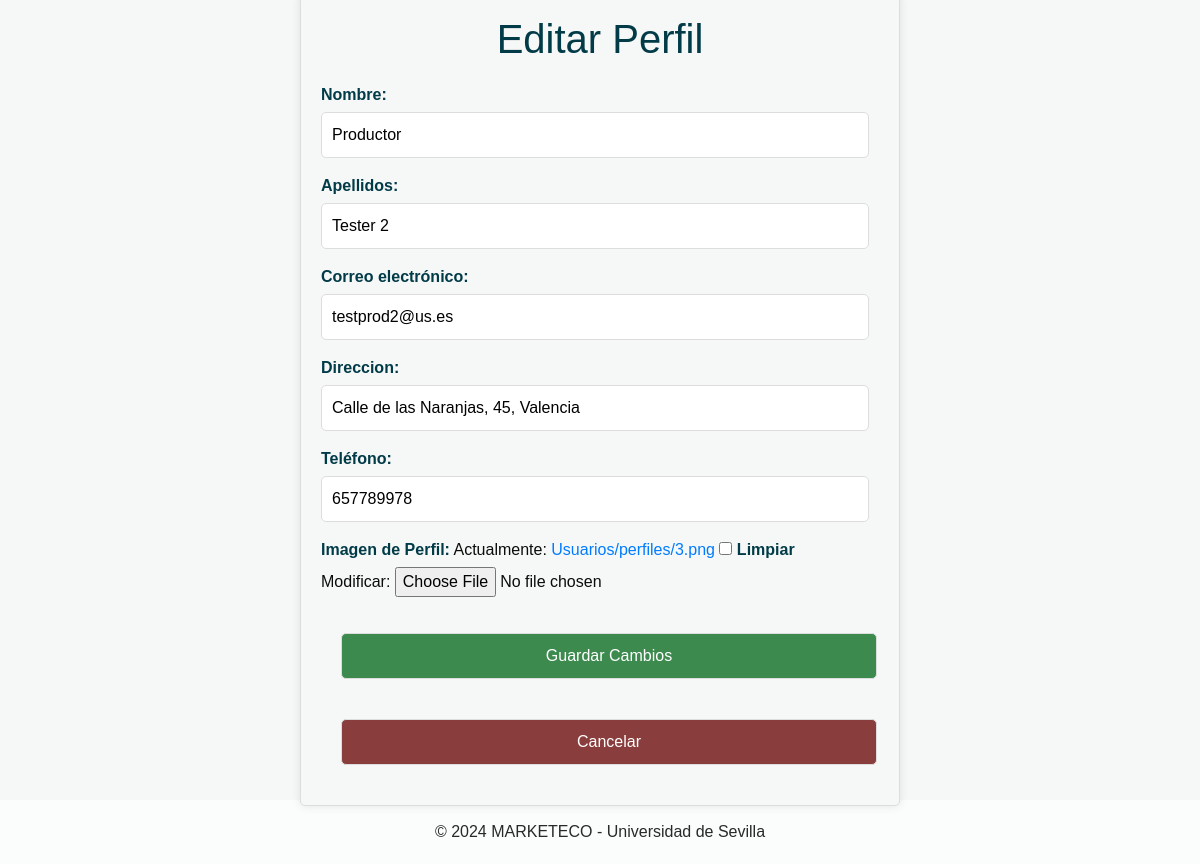
The app's page /usuarios/editar_perfil/ (signed in) with its own data.
### Apps/Usuarios/models.py (models this page shows)
class Consumidor(AbstractUser):
    username = models.CharField('Username', blank=True, max_length=50)
    email = models.EmailField('Correo electrónico', unique=True, max_length=100)
    nombre = models.CharField('Nombre', max_length=254, blank=True, null=True)
    apellidos = models.CharField('Apellidos', max_length=254, blank=True, null=True)
    direccion = models.CharField('Direccion', max_length=255, blank=True, null=True)
    telefono = models.CharField('Teléfono', max_length=20, blank=True, null=True)
    fecha_alta = models.DateTimeField('Fecha de Alta', auto_now_add=True)
    photo = models.ImageField('Imagen de Perfil', upload_to='Usuarios/perfiles/', blank=True, null=True)
    photo_url = models.URLField('URL de Imagen de Perfil', blank=True, null=True)
    is_productor = models.BooleanField(default=False)
    is_active = models.BooleanField(default=True)
    is_staff = models.BooleanField(default=False)
    is_superuser = models.BooleanField(default=False)
    USERNAME_FIELD = 'email'
    REQUIRED_FIELDS = []
    objects = CustomUserManager()
    class Meta:
        verbose_name_plural = "Consumidores"

### Apps/Usuarios/views.py (the view)
# urls.py: path('usuarios/editar_perfil/', usuarios_views.edit_profile, name='edit_profile'),
@login_required
def edit_profile(request):
    user = request.user
    if request.method == 'POST':
        form = ProfileEditForm(request.POST, request.FILES, instance=user)
        if form.is_valid():
            form.save()
            messages.success(request, 'Tu perfil ha sido actualizado.')
            user_data = {
                'user': request.POST['email'],
                'nombre': request.POST['nombre'],
                'apellidos': request.POST['apellidos'],
                'direccion': request.POST['direccion'],
                'telefono': request.POST['telefono']
            }
            actualizar_consumidor_en_firebase(request, user_data)
            return redirect('perfil')  # Redirige al perfil después de la edición
    else:
        form = ProfileEditForm(instance=user)
    return render(request, 'edit_profile.html', {'form': form})

### Apps/Usuarios/forms.py
class ProfileEditForm(forms.ModelForm):
    class Meta:
        model = Consumidor
        fields = ['nombre', 'apellidos', 'email', 'direccion', 'telefono', 'photo']

### Apps/Usuarios/templates/edit_profile.html (shortened to what this page needs)
<!DOCTYPE html>
<html lang="en">
<head>
    <link rel="stylesheet" type="text/css" href="https://cdnjs.cloudflare.com/ajax/libs/OwlCarousel2/2.1.3/assets/owl.carousel.min.css" />
    <link rel="stylesheet" type="text/css" href="/../static/css/bootstrap.css"/>
    <link href="/../static/css/style.css" rel="stylesheet" />
    <link href="/../static/css/responsive.css" rel="stylesheet" />
</head>
<body>
    <div class="container_perfil">
        <div class="perfil_form">
            <h1>Editar Perfil</h1>
            <form method="post" enctype="multipart/form-data">
                {{ form.as_p }}
                {% load socialaccount %}
                {% if not socialaccount%}
                <button type="submit" class="btn">Guardar Cambios</button>
                {% else %}
                <div class="button_group">
                    <a href="/usuarios/password_reset/" class="btn btn_pass">Editar Contraseña</a>
                    <button type="submit" class="btn">Guardar Cambios</button>
                </div>
                {% endif %}
            </form>
            <a href="{% url 'perfil' %}" class="btn btn-cancel">Cancelar</a>
        </div>
    </div>
        <section class="container-fluid footer_section">
            <p>
            &copy;  2024 MARKETECO - Universidad de Sevilla </a>
            </p>
        </section>
</body>
</html>

### static/css/style.css (style rules this page uses)
body { font-family: "Poppins", sans-serif; color: #0c0c0c; background-color: #ffffff; }
a, a:hover, a:focus { text-decoration: none; }
.btn, .btn:focus { outline: none !important; -webkit-box-shadow: none; box-shadow: none; }
.footer_section { background-color: #fbfdfd; padding: 20px; font-weight: 500; }
.footer_section p { color: #292929; margin: 0; text-align: center; }

### Apps/Usuarios/templates/edit_profile.html (style rules this page uses)
body, html { height: 100%; margin: 0; font-family: Arial, sans-serif; }
.container_perfil { background-color: #f6f8f7; height: 100vh; display: flex; justify-content: center; align-items: center; }
.perfil_form { width: 100%; padding: 20px; margin: 300px; border: 1px solid #ddd; border-radius: 5px; background-color: #f6f8f7; box-shadow: 0 0 10px rgba(0, 0, 0, 0.1); }
.perfil_form label { margin-bottom: 5px; color: #023b48; font-weight: bold; }
.perfil_form input[type="text"], .perfil_form input[type="email"], .perfil_form input[type="password"] { width: calc(100% - 10px); padding: 10px; border: 1px solid #ddd; border-radius: 5px; box-sizing: border-box; }
.perfil_form h1 { text-align: center; margin-bottom: 20px; color: #023b48; }
.btn { width: calc(100% - 22px); padding: 10px; margin: 20px; border: 1px solid #ddd; border-radius: 5px; box-sizing: border-box; background-color: #3d8a4f; color: #ffffff; cursor: pointer; transition: background-color 0.3s ease; }
.btn-cancel { width: calc(100% - 22px); padding: 10px; margin: 20px; border: 1px solid #ddd; border-radius: 5px; box-sizing: border-box; background-color: #8a3d3d; color: #ffffff; cursor: pointer; transition: background-color 0.3s ease; }

### records on screen
Consumidor: nombre "Productor", apellidos "Tester 2", email "testprod2@us.es", direccion "Calle de las Naranjas, 45, Valencia", telefono "657789978"
